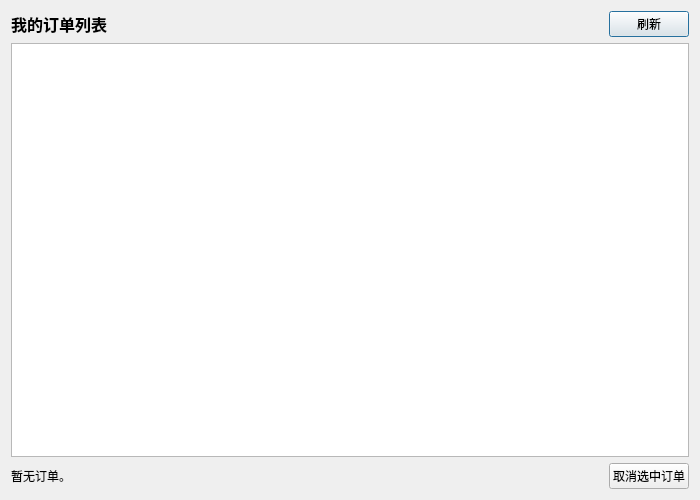
<?xml version="1.0" encoding="UTF-8"?>
<ui version="4.0">
 <class>MyOrdersWindow</class>
 <widget class="QDialog" name="MyOrdersWindow">
  <property name="geometry">
   <rect>
    <x>0</x>
    <y>0</y>
    <width>700</width>
    <height>500</height>
   </rect>
  </property>
  <property name="windowTitle">
   <string>我的订单</string>
  </property>
  <layout class="QVBoxLayout" name="verticalLayout" stretch="0,1,0">
   <item>
    <layout class="QHBoxLayout" name="topLayout">
     <item>
      <widget class="QLabel" name="titleLabel">
       <property name="text">
        <string>我的订单列表</string>
       </property>
       <property name="styleSheet">
        <string notr="true">font-size: 16px; font-weight: bold;</string>
       </property>
      </widget>
     </item>
     <item>
      <spacer name="horizontalSpacer">
       <property name="orientation">
        <enum>Qt::Horizontal</enum>
       </property>
       <property name="sizeHint" stdset="0">
        <size>
         <width>40</width>
         <height>20</height>
        </size>
       </property>
      </spacer>
     </item>
     <item>
      <widget class="QPushButton" name="refreshButton">
       <property name="text">
        <string>刷新</string>
       </property>
       <property name="minimumWidth">
        <number>100</number>
       </property>
      </widget>
     </item>
    </layout>
   </item>
   <item>
    <widget class="QTableWidget" name="ordersTable">
     <property name="alternatingRowColors">
      <bool>true</bool>
     </property>
     <property name="selectionBehavior">
      <enum>QAbstractItemView::SelectRows</enum>
     </property>
     <property name="selectionMode">
      <enum>QAbstractItemView::SingleSelection</enum>
     </property>
     <property name="editTriggers">
      <set>QAbstractItemView::NoEditTriggers</set>
     </property>
    </widget>
   </item>
   <item>
    <layout class="QHBoxLayout" name="bottomLayout">
     <item>
      <widget class="QLabel" name="statusLabel">
       <property name="text">
        <string>暂无订单。</string>
       </property>
      </widget>
     </item>
     <item>
      <spacer name="horizontalSpacer_2">
       <property name="orientation">
        <enum>Qt::Horizontal</enum>
       </property>
       <property name="sizeHint" stdset="0">
        <size>
         <width>40</width>
         <height>20</height>
        </size>
       </property>
      </spacer>
     </item>
     <item>
      <widget class="QPushButton" name="cancelOrderButton">
       <property name="text">
        <string>取消选中订单</string>
       </property>
       <property name="minimumWidth">
        <number>150</number>
       </property>
      </widget>
     </item>
    </layout>
   </item>
  </layout>
 </widget>
 <resources/>
 <connections/>
</ui>
